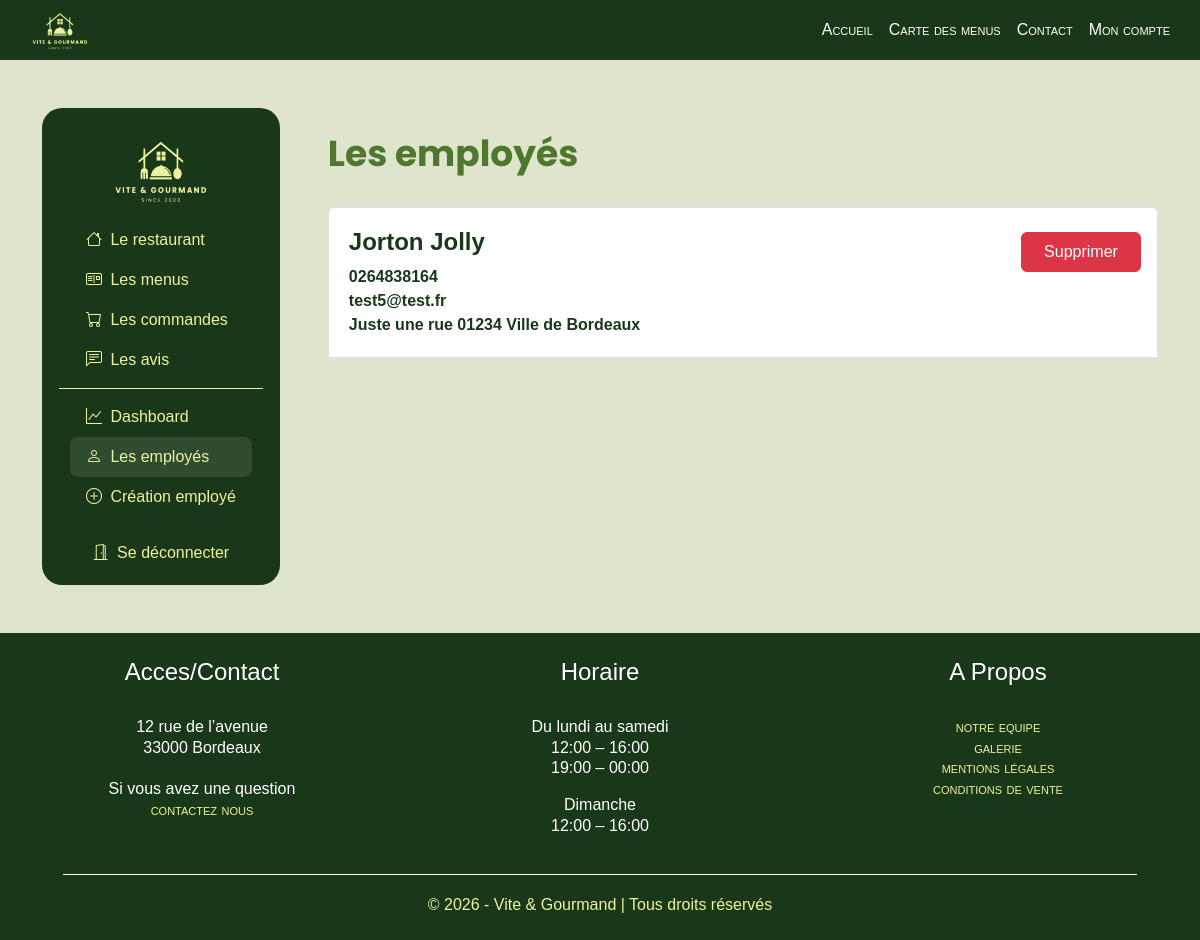
Screenshot of /monCompteAdmin/employes (signed in) with the database file from the repository.
### tables this page shows
CREATE TABLE IF NOT EXISTS `users` (
  `id` int NOT NULL AUTO_INCREMENT,
  `nom` varchar(50) NOT NULL,
  `prenom` varchar(50) NOT NULL,
  `telephone` varchar(10) NOT NULL,
  `email` varchar(250) NOT NULL,
  `adresse` varchar(250) NOT NULL,
  `code_postal` varchar(10) NOT NULL,
  `ville` varchar(100) NOT NULL,
  `birthday` timestamp NULL DEFAULT NULL,
  `password` varchar(255) NOT NULL,
  `role` varchar(20) DEFAULT NULL,
  `created_at` timestamp NOT NULL DEFAULT CURRENT_TIMESTAMP,
  PRIMARY KEY (`id`),
  UNIQUE KEY `email` (`email`)
);

CREATE TABLE IF NOT EXISTS `horaires` (
  `id` int NOT NULL AUTO_INCREMENT,
  `jour` varchar(20) NOT NULL,
  `morning_opening` time DEFAULT NULL,
  `morning_closing` time DEFAULT NULL,
  `night_opening` time DEFAULT NULL,
  `night_closing` time DEFAULT NULL,
  PRIMARY KEY (`id`)
);

### pages/databaseLink/footerPost.php (called while the page is built)
<?php
require __DIR__ . "/../../config/database.php";
try{
  $query = "SELECT * FROM horaires";
  $stmt = $pdo->prepare($query);
  $stmt->execute();
  $datas = $stmt->fetchAll(PDO::FETCH_ASSOC);
  $horaires = array_column($datas, null, 'id');
}
catch (PDOException $e){
    error_log("Erreur de connexion à la base de données : ". $e->getMessage());
}
?>

### index.php (the view, shortened to what this page needs)
<?php
  $currentPage = parse_url($_SERVER['REQUEST_URI'], PHP_URL_PATH);
  $page = get_page();
?>
<!doctype html>
<html lang="en">
  <head>
    <link rel="stylesheet" href="<?= BASE_URL ?>/scss/main.css" />
  </head>
  <body>
    <header>
      <nav class="navbar navbar-expand-md bg-dark" data-bs-theme="dark">
        <div class="container-fluid">
          <a href="<?= BASE_URL ?>/">
            <img src="<?= BASE_URL ?>/assets/pictures/logo-light.png" class="logo-size-header" />
          </a>
          <div class="collapse navbar-collapse" id="navbarSupportedContent">
            <ul class="navbar-nav ms-auto mb-2 mb-md-0">
              <li class="nav-item">
                <a class="nav-link " href="<?= BASE_URL ?>/">Accueil</a>
              </li>
              <li class="nav-item">
                <a class="nav-link " href="<?= BASE_URL ?>/carteDesMenus">Carte des menus</a>
              </li>
              <li class="nav-item">
                <a class="nav-link" href="<?= BASE_URL ?>/contact">Contact</a>
              </li>
              <?php if (isset($_SESSION['user_id']) && isset($_SESSION['user_role'])): ?>
                <li class="nav-item">
                  <a class="nav-link" href="<?= BASE_URL ?>/monCompteEmploye/InfosRestaurant">Mon compte</a>
                </li>
              <?php endif; ?>
            </ul>
          </div>
        </div>
      </nav>
    </header>
    <main id=<?= $currentPage === BASE_URL.'/commander' ? "main-page-order" : "main-page"; ?>>
      <?php require $page; ?>
    </main>
    <footer class="bg-dark text-white text-center footer">
      <?php require "pages/databaseLink/footerPost.php";?>
      <div class="row">
        <div class="col-6 col-md-4">
          <h2>Acces/Contact</h2>
          <p>
            12 rue de l’avenue </br>
            33000 Bordeaux</br></br>
            Si vous avez une question</br>
            <a href="<?= BASE_URL ?>/contact"> contactez nous </a>
          </p>
        </div>
        <div class="col-6 col-md-4">
          <h2>Horaire</h2>
          <p>
            Du lundi au samedi <br />
            <?= substr($horaires['1']['morning_opening'], 0, 5)?> – <?= substr($horaires['1']['morning_closing'], 0, 5)?><br />
            <?= substr($horaires['1']['night_opening'], 0, 5)?> – <?= substr($horaires['1']['night_closing'], 0, 5)?><br />
          </p>
          <p>
            Dimanche <br />
            <?= substr($horaires['2']['morning_opening'], 0, 5)?> – <?= substr($horaires['2']['morning_closing'], 0, 5)?><br /><br />
          </p>
        </div>
        <div class="col-12 col-md-4">
          <h2>A Propos</h2>
          <p>
            <a href="<?= BASE_URL ?>/contact"> notre equipe </a><br />
            <a href="<?= BASE_URL ?>/contact"> galerie </a><br />
            <a href="<?= BASE_URL ?>/contact"> mentions légales </a><br />
            <a href="<?= BASE_URL ?>/contact"> conditions de vente </a>
          </p>
        </div>
        <hr>
        <div class="col-12">
          <p class="copyright">&copy; 2026 - Vite & Gourmand | Tous droits réservés</p>
        </div>
      </div>
    </footer>
  </body>
</html>

### pages/adminAccountEmployes.php (shortened to what this page needs)
<?php
  require __DIR__ . "/../config/database.php";
  $employeRole = "employe";
  $query = "
    SELECT
      *
    FROM
      users
    WHERE role = :role
  ";
  $stmt = $pdo->prepare($query);
  $stmt->bindParam(':role', $employeRole);
  $stmt->execute();
  $employes = $stmt->fetchAll(PDO::FETCH_ASSOC);
?>
<div id="adminAccountEmploye" class="staffAccount">
  <div class="container py-5">
    <div class="side-by-side-sidebar">
      <div class="d-none d-md-block">
        <?php
          if ($_SESSION['user_role'] === "admin") {
            require "layout/adminAccountSidebar.php";
          } else {
            require "layout/staffAccountSidebar.php";
          }
        ?>
      </div>
          <?php
            if ($_SESSION['user_role'] === "admin") {
              require "layout/adminAccountSidebar.php";
            } else {
              require "layout/staffAccountSidebar.php";
            }
          ?>
      <div class="w-100">
        <div class="text-left">
          <h1 class="text-primary fw-bold py-4">Les employés</h1>
        </div>
        <div>
          <ol class="list-group">
            <?php foreach ($employes as $employe): ?>
              <li
                class="list-group-item p-3 d-flex mb-4 list-mobile-display-staff"
              >
                <div class="m-1 w-100 list-item-mobile-display">
                  <h2 class="fw-bold text-dark">
                    <?= $employe['prenom'] ?> <?=$employe['nom']?>
                  </h2>
                  <p class="fw-bold text-dark m-0">
                    <?= $employe['telephone'] ?>
                  </p>
                  <p class="fw-bold text-dark m-0">
                    <?= $employe['email'] ?>
                  </p>
                  <p class="fw-bold text-dark m-0">
                    <?= $employe['adresse'] ?> <?= $employe['code_postal'] ?> <?= $employe['ville'] ?>
                  </p>
                </div>
                <div class="mt-2 list-item-mobile-display">
                  <button
                    type="button"
                    class="btn btn-danger medium-button"
                    data-bs-toggle="modal"
                    data-bs-target="#deleteUserModal<?= $employe['id'] ?>"
                  >
                    Supprimer
                  </button>
                </div>
              </li>
            <?php endforeach; ?>
          </ol>
        </div>
      </div>
    </div>
  </div>
</div>

### rows the page displays
users: prenom "Jorton", nom "Jolly", telephone "0264838164", email "test5@test.fr", adresse "Juste une rue", code_postal "01234", ville "Ville de Bordeaux"
horaires: morning_opening "12:00", morning_closing "16:00", night_opening "19:00", night_closing "00:00"
horaires: morning_opening "12:00", morning_closing "16:00"
